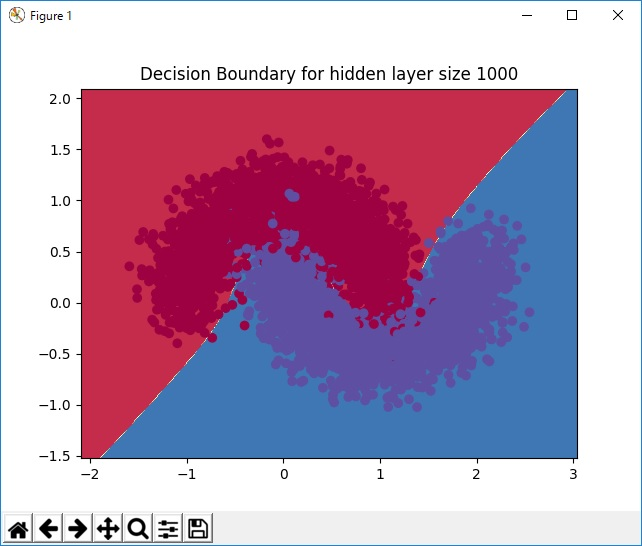

Generate this figure with Python:
import theano
import theano.tensor as T
from sklearn import datasets
import numpy as np
import matplotlib.pyplot as plt

# Generate a dataset
np.random.seed(0)
train_X, train_y = datasets.make_moons(5000, noise=0.20)
train_y_onehot = np.eye(2)[train_y]

# Size definitions
num_examples = len(train_X)  # training set size
nn_input_dim = 2  # input layer dimensionality
nn_output_dim = 2  # output layer dimensionality
nn_hdim = 1000  # hiden layer dimensionality

# Gradient descent parameters (I picked these by hand)
epsilon = np.float32(0.01)  # learning rate for gradient descent
reg_lambda = np.float32(0.01)  # regularization strength

# GPU NOTE: Conversion to float32 to store them on the GPU!
X = theano.shared(train_X.astype('float32'))  # initialized on the GPU
y = theano.shared(train_y_onehot.astype('float32'))

# GPU NOTE: Conversion to float32 to store them on the GPU!
W1 = theano.shared(np.random.randn(nn_input_dim, nn_hdim).astype('float32'), name='W1')
b1 = theano.shared(np.zeros(nn_hdim).astype('float32'), name='b1')
W2 = theano.shared(np.random.randn(nn_hdim, nn_output_dim).astype('float32'), name='W2')
b2 = theano.shared(np.zeros(nn_output_dim).astype('float32'), name='b2')

# Forward propagation
z1 = X.dot(W1) + b1
a1 = T.tanh(z1)
z2 = a1.dot(W2) + b2
y_hat = T.nnet.softmax(z2)

# The regularization term (optional)
loss_reg = 1. / num_examples * reg_lambda / 2 * (T.sum(T.sqr(W1)) + T.sum(T.sqr(W2)))
# the loss function we want to optimize
loss = T.nnet.categorical_crossentropy(y_hat, y).mean() + loss_reg
# Returns a class prediction
prediction = T.argmax(y_hat, axis=1)

# Gradients
dW2 = T.grad(loss, W2)
db2 = T.grad(loss, b2)
dW1 = T.grad(loss, W1)
db1 = T.grad(loss, b1)

# Note that we removed the input values because we will always use the same shared variable
# GPU NOTE: Removed the input values to avoid copying data to the GPU.
forward_prop = theano.function([], y_hat)
calculate_loss = theano.function([], loss)
predict = theano.function([], prediction)

# GPU NOTE: Removed the input values to avoid copying data to the GPU.
gradient_step = theano.function(
    [],
    # profile=True,
    updates=((W2, W2 - epsilon * dW2),
             (W1, W1 - epsilon * dW1),
             (b2, b2 - epsilon * db2),
             (b1, b1 - epsilon * db1)))


def build_model(num_passes=20000, print_loss=False):
    # Re-Initialize the parameters to random values. We need to learn these.
    np.random.seed(0)
    # GPU NOTE: Conversion to float32 to store them on the GPU!
    W1.set_value((np.random.randn(nn_input_dim, nn_hdim) / np.sqrt(nn_input_dim)).astype('float32'))
    b1.set_value(np.zeros(nn_hdim).astype('float32'))
    W2.set_value((np.random.randn(nn_hdim, nn_output_dim) / np.sqrt(nn_hdim)).astype('float32'))
    b2.set_value(np.zeros(nn_output_dim).astype('float32'))

    # Gradient descent. For each batch...
    for i in range(0, num_passes):
        # This will update our parameters W2, b2, W1 and b1!
        gradient_step()

        # Optionally print the loss.
        # This is expensive because it uses the whole dataset, so we don't want to do it too often.
        if print_loss and i % 1000 == 0:
            print("Loss after iteration %i: %f" % (i, calculate_loss()))

# Profiling
# theano.config.profile = True
# theano.config.profile_memory = True
# gradient_step()
# theano.printing.debugprint(gradient_step)
# print gradient_step.profile.summary()

#%timeit gradient_step()

def plot_decision_boundary(pred_func, X, y):
    X0 = np.copy(X.eval())
    # Set min and max values and give it some padding
    x_min, x_max = X0[:, 0].min() - .5, X0[:, 0].max() + .5
    y_min, y_max = X0[:, 1].min() - .5, X0[:, 1].max() + .5
    h = 0.01
    # Generate a grid of points with distance h between them
    xx, yy = np.meshgrid(np.arange(x_min, x_max, h), np.arange(y_min, y_max, h))
    #xx, yy = np.meshgrid(np.arange(x_min.eval(), x_max.eval(), h), np.arange(y_min.eval(), y_max.eval(), h))

    # Predict the function value for the whole gid
    #Z = pred_func(np.c_[xx.ravel(), yy.ravel()])
    X.set_value(np.c_[xx.ravel().astype('float32'), yy.ravel().astype('float32')])
    Z = pred_func()
    Z = Z.reshape(xx.shape)
    # Plot the contour and training examples
    plt.contourf(xx, yy, Z, cmap=plt.cm.Spectral)
    plt.scatter(X0[:, 0], X0[:, 1], c=y, cmap=plt.cm.Spectral)
    plt.show()


# Build a model with a 3-dimensional hidden layer
build_model(print_loss=True)

# Plot the decision boundary
plt.title("Decision Boundary for hidden layer size %i" % (nn_hdim))
plot_decision_boundary(lambda : predict(), X, train_y)
